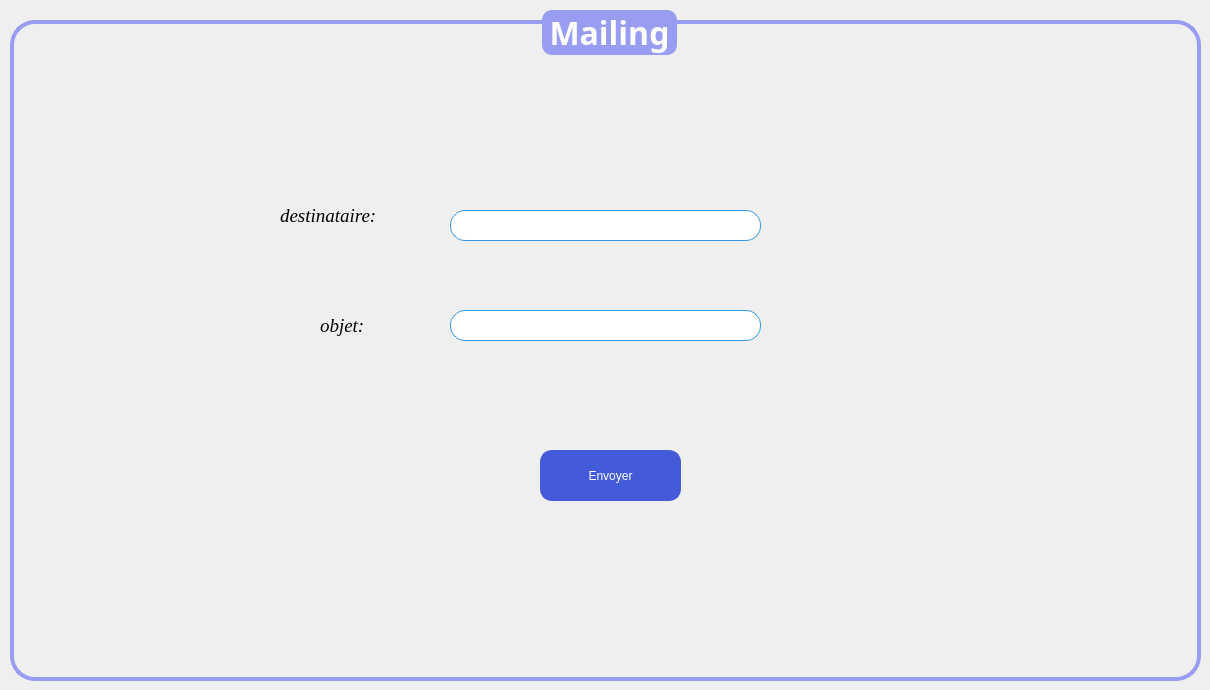
      <widget class="QWidget" name="Mailing">
       <attribute name="title">
        <string>Mailing</string>
       </attribute>
       <widget class="QGroupBox" name="groupBox_4">
        <property name="geometry">
         <rect>
          <x>10</x>
          <y>10</y>
          <width>1191</width>
          <height>671</height>
         </rect>
        </property>
        <property name="font">
         <font>
          <family>Trebuchet MS</family>
          <pointsize>24</pointsize>
          <bold>true</bold>
         </font>
        </property>
        <property name="styleSheet">
         <string notr="true">/* Style de base pour la QGroupBox */
QGroupBox {
    border: 4px solid #999DF2; /* Bordure de la même couleur que le fond du titre */
    border-radius: 25px; /* Coins arrondis */
    margin-top: 10px; /* Marge en haut */
}

/* Style du titre de la QGroupBox */
QGroupBox::title {
    subcontrol-origin: margin;
    subcontrol-position: top center;
    padding: 0 3px;
    background-color: #999DF2; /* Fond remplacé par #999DF2 */
    color: #ffffff; /* Texte blanc pour le titre */
    border-radius: 10px; /* Coins arrondis du titre */
}

/* Style des QLabel à l'intérieur de la QGroupBox */
QLabel {
    color: #000000; /* Couleur du texte */
}

/* Style des QRadioButton à l'intérieur de la QGroupBox */
QRadioButton {
    color: #333333; /* Couleur du texte */
}

/* Style des QComboBox à l'intérieur de la QGroupBox */
QComboBox {
    background-color: #ffffff; /* Fond blanc */
    color: #333333; /* Couleur du texte */
    border: 1px solid #3498db; /* Bordure bleue */
    border-radius: 3px; /* Coins arrondis */
    padding: 2px; /* Espacement interne */
}

/* Style des QLineEdit à l'intérieur de la QGroupBox */
QLineEdit {
    background-color: #ffffff; /* Fond blanc */
    color: #333333; /* Couleur du texte */
    border: 1px solid #3498db; /* Bordure bleue */
    border-radius: 3px; /* Coins arrondis */
    padding: 2px; /* Espacement interne */
}

/* Style des QSpinBox à l'intérieur de la QGroupBox */
QSpinBox {
    background-color: #ffffff; /* Fond blanc */
    color: #333333; /* Couleur du texte */
    border: 1px solid #3498db; /* Bordure bleue */
    border-radius: 3px; /* Coins arrondis */
    padding: 2px; /* Espacement interne */
}

/* Style général pour les widgets lorsqu'ils sont désactivés */
QWidget:disabled {
    background-color: #f0f0f0; /* Fond gris clair pour les widgets désactivés */
    color: #a0a0a0; /* Couleur du texte grise pour les widgets désactivés */
}</string>
        </property>
        <property name="title">
         <string>Mailing</string>
        </property>
        <property name="alignment">
         <set>Qt::AlignmentFlag::AlignCenter</set>
        </property>
        <widget class="QLineEdit" name="lineEditRecipient">
         <property name="geometry">
          <rect>
           <x>440</x>
           <y>200</y>
           <width>311</width>
           <height>31</height>
          </rect>
         </property>
         <property name="styleSheet">
          <string notr="true">border-radius :15px</string>
         </property>
         <property name="text">
          <string/>
         </property>
        </widget>
        <widget class="QLineEdit" name="lineEditSubject">
         <property name="geometry">
          <rect>
           <x>440</x>
           <y>300</y>
           <width>311</width>
           <height>31</height>
          </rect>
         </property>
         <property name="styleSheet">
          <string notr="true">border-radius :15px</string>
         </property>
         <property name="text">
          <string/>
         </property>
        </widget>
        <widget class="QPushButton" name="pushButtonSend">
         <property name="geometry">
          <rect>
           <x>530</x>
           <y>440</y>
           <width>141</width>
           <height>51</height>
          </rect>
         </property>
         <property name="styleSheet">
          <string notr="true">/* Style de base pour le QPushButton */
QPushButton {
    background-color: #435AD9;  /* Bleu vif pour un look frais et moderne */
    color: #ffffff;              /* Texte blanc */
    border: 3px solid #435AD9;  /* Bordure de la même couleur que le fond */
    border-radius: 12px;        /* Coins arrondis */
    padding: 8px 12px;          /* Espacement interne */
    font: 75 18pt &quot;Times New Roman&quot;; /* Police en gras */
}

/* Style du QPushButton lorsqu'il est survolé */
QPushButton:hover {
    background-color: #5f7cd8;   /* Bleu plus clair au survol */
    border: 3px solid #5f7cd8;   /* Bordure de la même couleur que le fond survolé */
}

/* Style du QPushButton lorsqu'il est pressé (clic) */
QPushButton:pressed {
    background-color: #3b4fbf;   /* Bleu foncé au clic */
    border: 3px solid #3b4fbf;   /* Bordure de la même couleur que le fond pressé */
}

/* Style du QPushButton lorsqu'il est en focus (tabulation) */
QPushButton:focus {
    outline: none;               /* Supprimer le contour par défaut */
    border: 2px solid #2e8a56;  /* Bordure plus foncée lorsqu'en focus */
}

/* Style du QPushButton lorsqu'il est désactivé */
QPushButton:disabled {
    background-color: #b0b0b0;   /* Fond gris clair pour les boutons désactivés */
    color: #707070;              /* Couleur du texte grise pour les boutons désactivés */
    border: 2px solid #b0b0b0;   /* Bordure grise pour les boutons désactivés */
}

/* Style général pour les widgets lorsqu'ils sont désactivés */
QWidget:disabled {
    background-color: #f0f0f0;   /* Fond gris clair pour les widgets désactivés */
    color: #a0a0a0;              /* Couleur du texte grise pour les widgets désactivés */
}
</string>
         </property>
         <property name="text">
          <string>Envoyer</string>
         </property>
        </widget>
        <widget class="QLabel" name="label_17">
         <property name="geometry">
          <rect>
           <x>270</x>
           <y>190</y>
           <width>141</width>
           <height>31</height>
          </rect>
         </property>
         <property name="font">
          <font>
           <family>Times New Roman</family>
           <pointsize>14</pointsize>
           <italic>true</italic>
          </font>
         </property>
         <property name="text">
          <string>destinataire:</string>
         </property>
        </widget>
        <widget class="QLabel" name="label_18">
         <property name="geometry">
          <rect>
           <x>310</x>
           <y>300</y>
           <width>101</width>
           <height>31</height>
          </rect>
         </property>
         <property name="font">
          <font>
           <family>Times New Roman</family>
           <pointsize>14</pointsize>
           <italic>true</italic>
          </font>
         </property>
         <property name="text">
          <string>objet:</string>
         </property>
        </widget>
       </widget>
      </widget>
